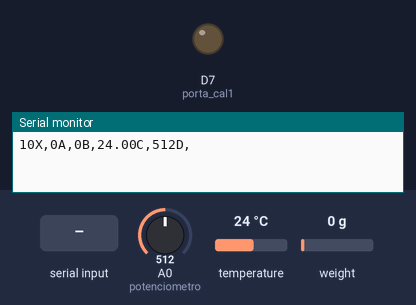
Simulated run of this sketch. Board: ESP8266 (NodeMCU). On the bench: output pins drawn as LEDs (lit = HIGH), the last lines printed to the serial monitor. Inputs (shaded band) come from the test bench; at power-on: A0 (potenciometro) = 512, temperature 24 °C, weight on the scale 0 g.

Above: at 1.7 s.
1.8 s: "L" received over Serial
At 3.1 s:
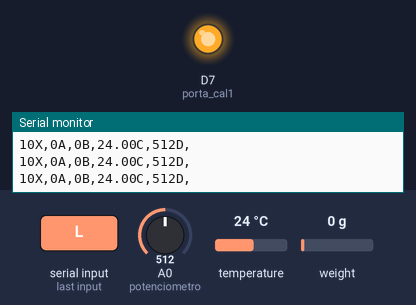
3.4 s: "D" received over Serial
At 4.6 s:
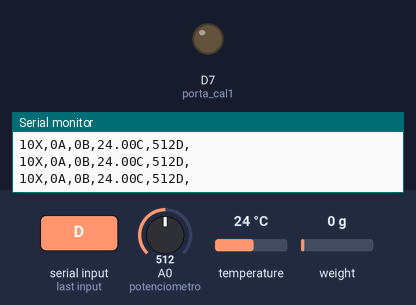
Timing chart, 0 to 6.4 s (numbered marks = the images above; inputs shaded):
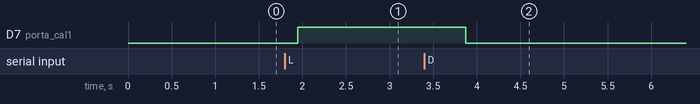

The sketch:

v1.0.ino
```cpp
// e-structure UNO V1.0 - Licença Creative Commons - Atribuição-NãoComercial 4.0 Internacional.
#include <HX711.h>
#include <OneWire.h>
#include <DallasTemperature.h>
const int potenciometro = A0; // pino de entrada do potenciômetro de deslocamento
int valor =0;
int porta_cal1 = D7;
HX711 scale;

#define ONE_WIRE_BUS D8
OneWire oneWire(ONE_WIRE_BUS);
DallasTemperature sensors(&oneWire);

void setup() {
  Serial.begin(9600);
  sensors.begin();
  pinMode(porta_cal1, OUTPUT);
  digitalWrite(porta_cal1, LOW);
  scale.begin(D5, D6);
  }
void loop() {
  sensors.requestTemperatures();
  Serial.print("10X,"); // não alterar
  scale.set_gain(128);
  Serial.print(scale.read());
  Serial.print("A,");// não alterar
  scale.set_gain(32);
  Serial.print(scale.read());
  Serial.print("B,");// não alterar
  Serial.print(sensors.getTempCByIndex(0));
  Serial.print("C,");// não alterar
  valor = analogRead(potenciometro);
  Serial.print(valor);
  Serial.println("D,");// não alterar
       {
 if(Serial.available())
  {
    char numero = Serial.read();
    if (numero == 'L')
  {
  digitalWrite(porta_cal1, HIGH);
  }
  else
      if(numero == 'D')
    {
  digitalWrite(porta_cal1, LOW);
    }
}
   }
      }
```

Measured:
- after the input at 1.8 s, D7 (porta_cal1): LOW → HIGH after 0.14 s
- after the input at 3.4 s, D7 (porta_cal1): HIGH → LOW after 0.47 s
